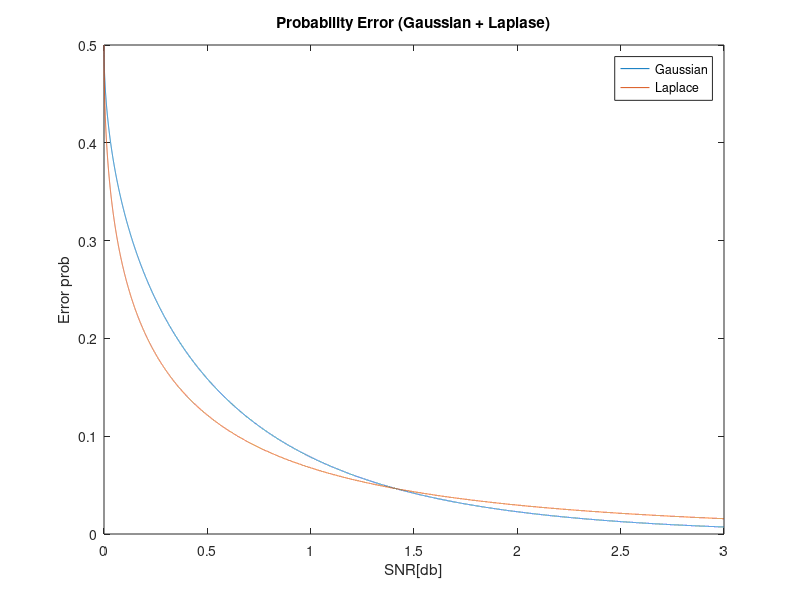
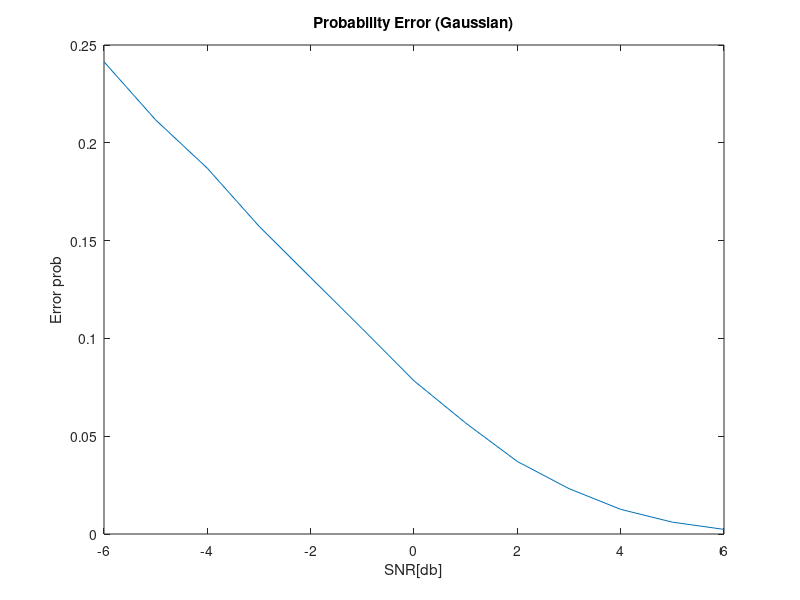

Source code (MATLAB) for these figures, in order: (Note: this script raises an error after producing the figures.)
% ---------------------------- Question 1 ------------------------------- %
% Both Gaussian and Laplace error probabillity
SNR = 0:0.0001:3;
Laplace = 0.5*exp(-2*sqrt(SNR));
Gaussian = 0.5*erfc(sqrt(SNR));
figure;
plot(SNR,Gaussian, SNR,Laplace);
title("Probability Error (Gaussian + Laplase)");
xlabel('SNR[db]');
ylabel('Error prob');
legend("Gaussian","Laplace");
% ---------------------------- Question 2 ------------------------------- %
%Gaussian Noise
%%
SNR_dB = -6:6;
symbols = randsrc(10^5, 1); %Generate Symbols
arrSymbols = repmat(transpose(symbols),length(SNR_dB),1); % create matrix
rGaussian = zeros(length(SNR_dB), 10^5); % Initialize the probability of error vectors
for k=1:length(SNR_dB)
n0 = 1/10^(SNR_dB (k)/10); % Convert SNR from dB to linear scale
% Generate Gaussian noise samples
noise = sqrt(n0/2)*randn(length(symbols),1);
rGaussian(k,:) = noise + symbols;
end
% Create new matrix in size of rGaussian but contains only 1 and -1 by the
% val of rGaussian. bigger than 0 is , lower is -1.
gaussianValues = sign(rGaussian) .* (rGaussian > 0) + (-1) .* (rGaussian <= 0);
gaussianErrorProb = (sum(transpose(gaussianValues ~= arrSymbols)))/length(arrSymbols(1,:));
% Plot the probability of error of the decoded symbols stream as a function of SNR(Gaussian).
figure;
plot(SNR_dB,gaussianErrorProb);
title("Probability Error (Gaussian)");
xlabel("SNR[db]");
ylabel("Error prob");
%Laplase Noise
%%
SNR_dB = -6:6;
symbols = randsrc(10^5,1);
arrSymbols = repmat(transpose(symbols),length(SNR_dB),1);
rlaplace = zeros(length(SNR_dB),10^5);
for k = 1:length(SNR_dB)
rlaplace(k,:) = laprnd(1, length(arrSymbols(1,:)),0,sqrt(1/(10^(SNR_dB (k)/10))/2));
end
% Create new matrix in size of rGaussian but contains only 1 and -1 by the
% val of rGaussian. bigger than 0 is , lower is -1.
rlaplace = rlaplace + arrSymbols;
laplaseValues = sign(rlaplace) .* (rlaplace > 0) + (-1) .* (rlaplace <= 0);
errorProblaplace = (sum(transpose(laplaseValues ~= arrSymbols)))/length(arrSymbols(1,:));
% Plot the probability of error of the decoded symbols stream as a function of SNR (Laplase).
figure;
plot(SNR_dB,errorProblaplace);
title("Probability Error (Laplase)");
xlabel("SNR[db]");
ylabel("Error prob");
% third part,plot all together
figure
plot(SNR_dB,gaussianErrorProb,SNR_dB,errorProblaplace);
title("Probability Error (Gaussian + Laplase)");
legend("Gaussian","Laplace");
xlabel("SNR[db]");
ylabel("Error prob");
%e laprnd.m MATLAB function (From moodle).
%%
function y = laprnd(m, n, mu, sigma)
%LAPRND generate i.i.d. laplacian random number drawn from laplacian distribution
% with mean mu and standard deviation sigma.
% mu : mean
% sigma : standard deviation
% [m, n] : the dimension of y.
% Default mu = 0, sigma = 1.
% For more information, refer to
% http://en.wikipedia.org./wiki/Laplace_distribution
% Author : Elvis Chen (bee33@sjtu.edu.cn)
% Date : 01/19/07
%Check inputs
if nargin < 2
error('At least two inputs are required');
end
if nargin == 2
mu = 0; sigma = 1;
end
if nargin == 3
sigma = 1;
end
% Generate Laplacian noise
u = rand(m, n)-0.5;
b = sigma / sqrt(2);
y = mu - b * sign(u).* log(1- 2* abs(u));
end